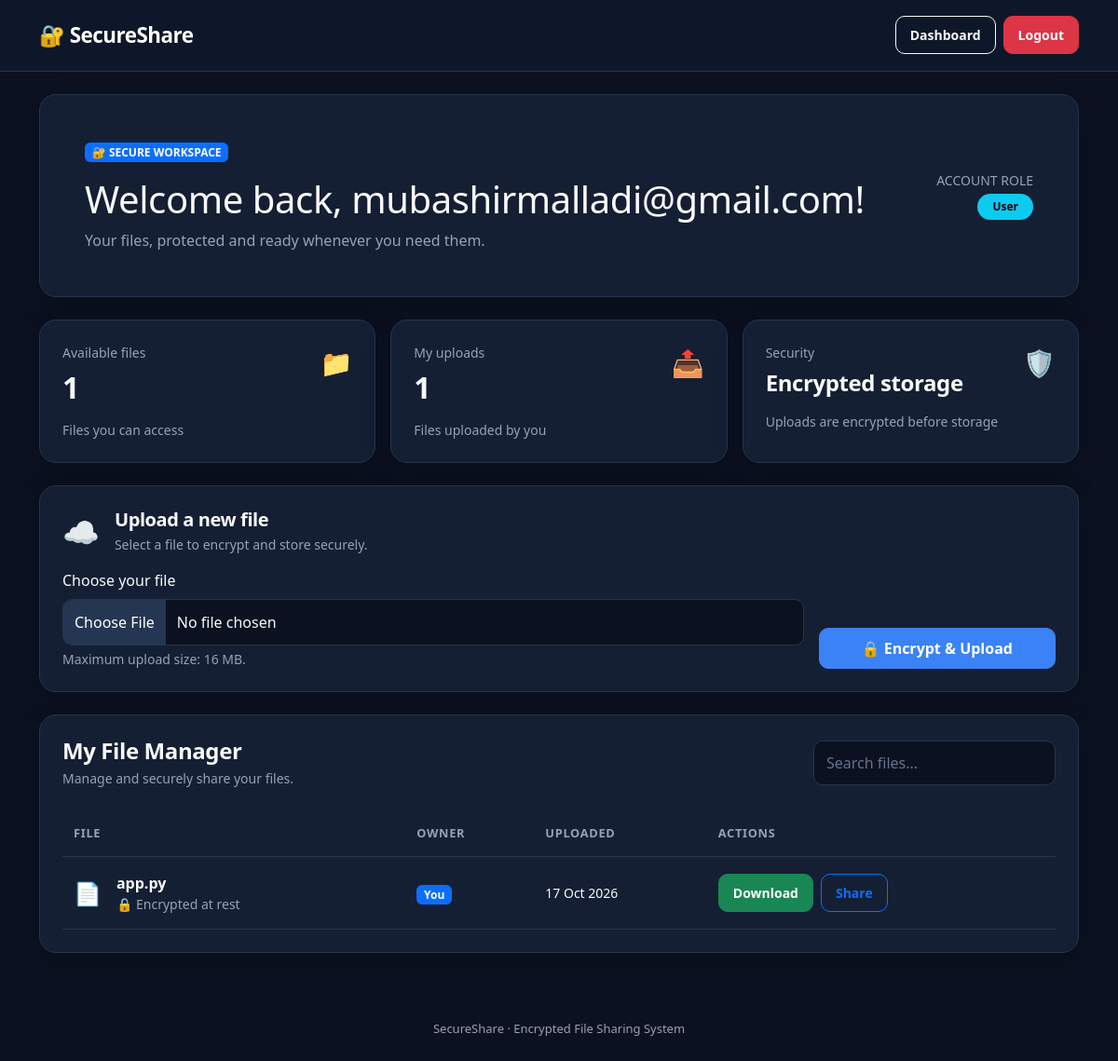
Page /dashboard (signed in) on the committed database.
### app.py (models this page shows)
class User(db.Model):
    id = db.Column(db.Integer, primary_key=True)
    username = db.Column(db.String(80), unique=True, nullable=False)
    password_hash = db.Column(db.String(255), nullable=False)
    role = db.Column(db.String(20), default="user", nullable=False)

class StoredFile(db.Model):
    id = db.Column(db.Integer, primary_key=True)
    original_name = db.Column(db.String(255), nullable=False)
    stored_name = db.Column(db.String(80), unique=True, nullable=False)
    owner_id = db.Column(db.Integer, db.ForeignKey("user.id"), nullable=False)
    uploaded_at = db.Column(
        db.DateTime, default=lambda: datetime.now(timezone.utc), nullable=False
    )

### app.py (the view, shortened to what this page needs)
@app.route("/dashboard", methods=["GET", "POST"])
@login_required
def dashboard():
    user = current_user()
    if user.role == "admin":
        files = StoredFile.query.order_by(StoredFile.id.desc()).all()
    else:
        permitted_ids = db.session.query(FilePermission.file_id).filter_by(
            user_id=user.id
        )
        files = StoredFile.query.filter(
            db.or_(
                StoredFile.owner_id == user.id,
                StoredFile.id.in_(permitted_ids),
            )
        ).order_by(StoredFile.id.desc()).all()
    return render_template("dashboard.html", user=user, files=files)

### app.py (called while the page is built)
def current_user():
    user_id = session.get("user_id")
    return db.session.get(User, user_id) if user_id else None

@app.context_processor
def inject_current_user():
    return {"current_user": current_user}

def login_required(view):
    @wraps(view)
    def wrapped(*args, **kwargs):
        if not current_user():
            flash("Please log in first.", "warning")
            return redirect(url_for("login"))
        return view(*args, **kwargs)
    return wrapped

### templates/dashboard.html (shortened to what this page needs)
{% extends "base.html" %}
{% block content %}
<div class="container-fluid px-0">
    <section class="card mb-4">
        <div class="card-body p-4 p-md-5">
            <div class="d-flex flex-wrap justify-content-between align-items-center gap-4">
                <div>
                    <span class="badge text-bg-primary mb-3">🔐 SECURE WORKSPACE</span>
                    <h2 class="display-6 mb-2">
                        Welcome back, {{ user.username }}!
                    </h2>
                    <p class="mb-0">
                        Your files, protected and ready whenever you need them.
                    </p>
                </div>
                <div class="text-md-end">
                    <div class="text-secondary small mb-1">ACCOUNT ROLE</div>
                    <span class="badge rounded-pill text-bg-info px-3 py-2">
                        {{ user.role|title }}
                    </span>
                </div>
            </div>
        </div>
    </section>
    <div class="row g-3 mb-4">
        <div class="col-12 col-sm-6 col-xl-4">
            <div class="card h-100">
                <div class="card-body">
                    <div class="d-flex justify-content-between align-items-start">
                        <div>
                            <p class="small mb-2">Available files</p>
                            <h2 class="mb-0">{{ files|length }}</h2>
                        </div>
                        <span class="fs-3">📁</span>
                    </div>
                    <p class="small mt-3 mb-0">Files you can access</p>
                </div>
            </div>
        </div>
        <div class="col-12 col-sm-6 col-xl-4">
            <div class="card h-100">
                <div class="card-body">
                    <div class="d-flex justify-content-between align-items-start">
                        <div>
                            <p class="small mb-2">My uploads</p>
                            <h2 class="mb-0">
                                {{ files|selectattr('owner_id', 'equalto', user.id)|list|length }}
                            </h2>
                        </div>
                        <span class="fs-3">📤</span>
                    </div>
                    <p class="small mt-3 mb-0">Files uploaded by you</p>
                </div>
            </div>
        </div>
        <div class="col-12 col-sm-6 col-xl-4">
            <div class="card h-100">
                <div class="card-body">
                    <div class="d-flex justify-content-between align-items-start">
                        <div>
                            <p class="small mb-2">Security</p>
                            <h4 class="mb-0">Encrypted storage</h4>
                        </div>
                        <span class="fs-3">🛡️</span>
                    </div>
                    <p class="small mt-3 mb-0">Uploads are encrypted before storage</p>
                </div>
            </div>
        </div>
    </div>
    <div class="card mb-4">
        <div class="card-body p-4">
            <div class="d-flex align-items-center gap-3 mb-3">
                <div class="fs-2">☁️</div>
                <div>
                    <h5 class="mb-1">Upload a new file</h5>
                    <p class="small mb-0">Select a file to encrypt and store securely.</p>
                </div>
            </div>
            <form method="POST" enctype="multipart/form-data">
                <div class="row g-3 align-items-end">
                    <div class="col-12 col-lg-9">
                        <label for="file" class="form-label">Choose your file</label>
                        <input
                            type="file"
                            class="form-control"
                            id="file"
                            name="file"
                            required
                        >
                        <div class="form-text text-secondary">
                            Maximum upload size: 16 MB.
                        </div>
                    </div>
                    <div class="col-12 col-lg-3">
                        <button type="submit" class="btn btn-primary w-100">
                            🔒 Encrypt & Upload
                        </button>
                    </div>
                </div>
            </form>
        </div>
    </div>
    <div class="card mb-4">
        <div class="card-body p-4">
            <div class="d-flex flex-wrap justify-content-between align-items-center gap-3 mb-4">
                <div>
                    <h4 class="mb-1">My File Manager</h4>
                    <p class="small mb-0">Manage and securely share your files.</p>
                </div>
                <input
                    type="search"
                    id="fileSearch"
                    class="form-control"
                    placeholder="Search files..."
                    style="max-width: 260px;"
                    aria-label="Search files"
                >
            </div>
            {% if files %}
            <div class="table-responsive">
                <table class="table table-hover align-middle" id="filesTable">
                    <thead>
                        <tr>
                            <th>File</th>
                            <th>Owner</th>
                            <th>Uploaded</th>
                            <th>Actions</th>
                        </tr>
                    </thead>
                    <tbody>
                    {% for file in files %}
                        <tr>
                            <td>
                                <div class="d-flex align-items-center gap-3">
                                    <div class="fs-4">📄</div>
                                    <div>
                                        <div class="fw-semibold file-name">
                                            {{ file.original_name }}
                                        </div>
                                        <div class="small text-secondary">
                                            🔒 Encrypted at rest
                                        </div>
                                    </div>
                                </div>
                            </td>
                            <td>
                                {% if file.owner_id == user.id %}
                                    <span class="badge text-bg-primary">You</span>
                                {% else %}
                                    <span class="badge text-bg-secondary">Shared</span>
                                {% endif %}
                            </td>
                            <td class="small">
                                {{ file.uploaded_at.strftime('%d %b %Y') if file.uploaded_at else '—' }}
                            </td>
                            <td>
                                <div class="d-flex flex-wrap gap-2">
                                    <a
                                        class="btn btn-success btn-sm"
                                        href="{{ url_for('download', file_id=file.id) }}"
                                    >Download</a>
                                    {% if file.owner_id == user.id %}
                                    <button
                                        class="btn btn-outline-primary btn-sm"
                                        type="button"
                                        data-bs-toggle="collapse"
                                        data-bs-target="#share-{{ file.id }}"
                                    >Share</button>
                                    {% endif %}
                                </div>
                            </td>
                        </tr>
                    {% endfor %}
                    </tbody>
                </table>
            </div>
            {% else %}
            <div class="text-center py-5">
                <div class="display-3 mb-3">📂</div>
                <h5>No files yet</h5>
                <p>Upload your first file to get started with SecureShare.</p>
            </div>
            {% endif %}
        </div>
    </div>
</div>
{% endblock %}

### static/styles.css (style rules this page uses)
:root { --bg: #0b1120; --panel: #151f33; --border: #26344d; --primary: #3b82f6; --text: #f8fafc; --muted: #94a3b8; }
body { background: var(--bg); color: var(--text); min-height: 100vh; font-family: "Segoe UI", system-ui, sans-serif; }
h1, h2, h3, h4, h5 { color: var(--text); font-weight: 700; letter-spacing: -0.4px; }
p, .text-secondary { color: var(--muted) !important; }
.card { background: var(--panel); color: var(--text); border: 1px solid var(--border); border-radius: 18px; box-shadow: 0 12px 30px rgba(0, 0, 0, 0.15); transition: border-color 0.2s, transform 0.2s; }
.card-body { padding: 24px; }
.form-control, .form-select { background: #0b1120; color: var(--text); border: 1px solid var(--border); border-radius: 10px; padding: 11px 13px; }
.form-control::placeholder { color: #64748b; }
.btn { border-radius: 10px; padding: 9px 15px; font-weight: 600; transition: transform 0.2s, box-shadow 0.2s; }
.btn-primary { background: var(--primary); border-color: var(--primary); }
.table { --bs-table-bg: transparent; --bs-table-color: var(--text); --bs-table-border-color: var(--border); --bs-table-hover-bg: #1d2a40; --bs-table-hover-color: white; margin-bottom: 0; }
.table thead th { color: var(--muted); font-size: 0.8rem; text-transform: uppercase; letter-spacing: 0.7px; border-bottom-width: 1px; padding: 15px 12px; }
.table td { padding: 16px 12px; vertical-align: middle; }

### rows in the picture
User: username "mubashirmalladi@gmail.com", role "User"
StoredFile: original_name "app.py", shows "You", uploaded_at "17 Oct 2026"

### other values in the picture
{{ files|length }} "1"
{{ files|selectattr('owner_id', 'equalto', user.id)|list|length }} "1"
